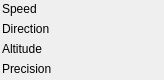
<?xml version="1.0" encoding="UTF-8"?>
<ui version="4.0">
 <class>GpsInfoPlugin</class>
 <widget class="QWidget" name="GpsInfoPlugin">
  <property name="enabled">
   <bool>true</bool>
  </property>
  <property name="geometry">
   <rect>
    <x>0</x>
    <y>0</y>
    <width>164</width>
    <height>80</height>
   </rect>
  </property>
  <property name="sizePolicy">
   <sizepolicy hsizetype="Expanding" vsizetype="Expanding">
    <horstretch>0</horstretch>
    <verstretch>0</verstretch>
   </sizepolicy>
  </property>
  <layout class="QFormLayout" name="formLayout">
   <property name="margin">
    <number>2</number>
   </property>
   <item row="0" column="0">
    <widget class="QLabel" name="Speed">
     <property name="text">
      <string>Speed</string>
     </property>
    </widget>
   </item>
   <item row="0" column="1">
    <widget class="QLabel" name="SpeedValue">
     <property name="text">
      <string/>
     </property>
    </widget>
   </item>
   <item row="1" column="0">
    <widget class="QLabel" name="Direction">
     <property name="text">
      <string>Direction</string>
     </property>
    </widget>
   </item>
   <item row="1" column="1">
    <widget class="QLabel" name="DirectionValue">
     <property name="text">
      <string/>
     </property>
    </widget>
   </item>
   <item row="2" column="0">
    <widget class="QLabel" name="Altitude">
     <property name="text">
      <string>Altitude</string>
     </property>
    </widget>
   </item>
   <item row="2" column="1">
    <widget class="QLabel" name="AltitudeValue">
     <property name="text">
      <string/>
     </property>
    </widget>
   </item>
   <item row="3" column="0">
    <widget class="QLabel" name="Precision">
     <property name="text">
      <string>Precision</string>
     </property>
    </widget>
   </item>
   <item row="3" column="1">
    <widget class="QLabel" name="PrecisionValue">
     <property name="text">
      <string/>
     </property>
    </widget>
   </item>
  </layout>
 </widget>
 <resources/>
 <connections/>
</ui>
